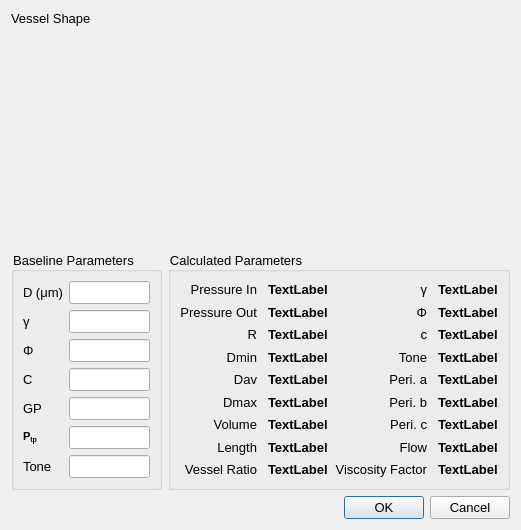
<?xml version="1.0" encoding="UTF-8"?>
<ui version="4.0">
 <class>VesselDlg</class>
 <widget class="QDialog" name="VesselDlg">
  <property name="geometry">
   <rect>
    <x>0</x>
    <y>0</y>
    <width>513</width>
    <height>530</height>
   </rect>
  </property>
  <property name="windowTitle">
   <string>Vessel</string>
  </property>
  <property name="styleSheet">
   <string notr="true">font: 10pt;</string>
  </property>
  <layout class="QGridLayout" name="gridLayout_2">
   <item row="0" column="0" colspan="2">
    <widget class="QLabel" name="label_2">
     <property name="font">
      <font>
       <pointsize>10</pointsize>
       <weight>50</weight>
       <italic>false</italic>
       <bold>false</bold>
      </font>
     </property>
     <property name="text">
      <string>Vessel Shape</string>
     </property>
    </widget>
   </item>
   <item row="1" column="0" colspan="2">
    <widget class="VesselWidget" name="vessel" native="true">
     <property name="sizePolicy">
      <sizepolicy hsizetype="Expanding" vsizetype="Expanding">
       <horstretch>1</horstretch>
       <verstretch>1</verstretch>
      </sizepolicy>
     </property>
    </widget>
   </item>
   <item row="2" column="0">
    <widget class="QGroupBox" name="groupBox">
     <property name="title">
      <string>Baseline Parameters</string>
     </property>
     <layout class="QFormLayout" name="formLayout">
      <property name="fieldGrowthPolicy">
       <enum>QFormLayout::AllNonFixedFieldsGrow</enum>
      </property>
      <item row="0" column="0">
       <widget class="QLabel" name="label">
        <property name="text">
         <string>D (μm)</string>
        </property>
       </widget>
      </item>
      <item row="0" column="1">
       <widget class="QLineEdit" name="D">
        <property name="toolTip">
         <string>&lt;html&gt;&lt;head/&gt;&lt;body&gt;&lt;p&gt;Baseline vessel diamter in micrometers.&lt;/p&gt;&lt;/body&gt;&lt;/html&gt;</string>
        </property>
       </widget>
      </item>
      <item row="1" column="0">
       <widget class="QLabel" name="a_label">
        <property name="text">
         <string>γ</string>
        </property>
       </widget>
      </item>
      <item row="1" column="1">
       <widget class="QLineEdit" name="gamma">
        <property name="toolTip">
         <string>&lt;html&gt;&lt;head/&gt;&lt;body&gt;&lt;p&gt;Gamma is the ratio of the diameter of the fully distended vessel to D&lt;span style=&quot; vertical-align:sub;&quot;&gt;0&lt;/span&gt; (vessel diameter at a transmural pressure (P&lt;span style=&quot; vertical-align:sub;&quot;&gt;tm&lt;/span&gt;) of zero according to the equation &lt;/p&gt;&lt;p&gt;D=Gamma x D&lt;span style=&quot; vertical-align:sub;&quot;&gt;0 &lt;/span&gt;- (Gamma - 1) x D&lt;span style=&quot; vertical-align:sub;&quot;&gt;0&lt;/span&gt; x e&lt;span style=&quot; vertical-align:super;&quot;&gt;-Ptm x Phi/(Gamma - 1)&lt;/span&gt;&lt;/p&gt;&lt;p&gt;By Hillier SC et al. (1993)&lt;/p&gt;&lt;/body&gt;&lt;/html&gt;</string>
        </property>
       </widget>
      </item>
      <item row="2" column="0">
       <widget class="QLabel" name="label_3">
        <property name="text">
         <string>Φ</string>
        </property>
       </widget>
      </item>
      <item row="2" column="1">
       <widget class="QLineEdit" name="phi">
        <property name="toolTip">
         <string>&lt;html&gt;&lt;head/&gt;&lt;body&gt;&lt;p&gt;Phi is the nonlinear coefficient of distensibility according to the equation &lt;/p&gt;&lt;p&gt;D=Gamma x D&lt;span style=&quot; vertical-align:sub;&quot;&gt;0 &lt;/span&gt;- (Gamma - 1) x D&lt;span style=&quot; vertical-align:sub;&quot;&gt;0&lt;/span&gt; x e&lt;span style=&quot; vertical-align:super;&quot;&gt;-Ptm x Phi/(Gamma - 1)&lt;/span&gt;&lt;/p&gt;&lt;p&gt;By Hillier SC et al. (1993)&lt;/p&gt;&lt;/body&gt;&lt;/html&gt;</string>
        </property>
       </widget>
      </item>
      <item row="3" column="0">
       <widget class="QLabel" name="c_label">
        <property name="text">
         <string>C</string>
        </property>
       </widget>
      </item>
      <item row="3" column="1">
       <widget class="QLineEdit" name="c">
        <property name="toolTip">
         <string>&lt;html&gt;&lt;head/&gt;&lt;body&gt;&lt;p&gt;C at present is not used.&lt;/p&gt;&lt;/body&gt;&lt;/html&gt;</string>
        </property>
       </widget>
      </item>
      <item row="4" column="0">
       <widget class="QLabel" name="label_6">
        <property name="text">
         <string>GP</string>
        </property>
       </widget>
      </item>
      <item row="4" column="1">
       <widget class="QLineEdit" name="gp">
        <property name="toolTip">
         <string>&lt;html&gt;&lt;head/&gt;&lt;body&gt;&lt;p&gt;Effective Gravitational Pressure at the specific vessel position.&lt;/p&gt;&lt;/body&gt;&lt;/html&gt;</string>
        </property>
       </widget>
      </item>
      <item row="5" column="0">
       <widget class="QLabel" name="label_10">
        <property name="text">
         <string>&lt;!DOCTYPE HTML PUBLIC &quot;-//W3C//DTD HTML 4.0//EN&quot; &quot;http://www.w3.org/TR/REC-html40/strict.dtd&quot;&gt;
&lt;html&gt;&lt;head&gt;&lt;meta name=&quot;qrichtext&quot; content=&quot;1&quot; /&gt;&lt;style type=&quot;text/css&quot;&gt;
p, li { white-space: pre-wrap; }
&lt;/style&gt;&lt;/head&gt;&lt;body style=&quot; font-family:'MS Shell Dlg 2'; font-size:8pt; font-weight:600; font-style:normal;&quot;&gt;
&lt;p style=&quot; margin-top:0px; margin-bottom:0px; margin-left:0px; margin-right:0px; -qt-block-indent:0; text-indent:0px;&quot;&gt;&lt;span style=&quot; font-family:'Sans Serif';&quot;&gt;P&lt;/span&gt;&lt;span style=&quot; font-family:'Sans Serif'; vertical-align:sub;&quot;&gt;tp&lt;/span&gt;&lt;/p&gt;&lt;/body&gt;&lt;/html&gt;</string>
        </property>
       </widget>
      </item>
      <item row="5" column="1">
       <widget class="QLineEdit" name="ptp">
        <property name="toolTip">
         <string>&lt;html&gt;&lt;head/&gt;&lt;body&gt;&lt;p&gt;Effective Transpulmonary Pressure at specific vessel position calculated as Alveolar Pressure (P&lt;span style=&quot; vertical-align:sub;&quot;&gt;al&lt;/span&gt;) minus corrected (based on vertical position in the model) Pleural Pressure (P&lt;span style=&quot; vertical-align:sub;&quot;&gt;pl&lt;/span&gt;).&lt;/p&gt;&lt;/body&gt;&lt;/html&gt;</string>
        </property>
       </widget>
      </item>
      <item row="6" column="0">
       <widget class="QLabel" name="label_5">
        <property name="text">
         <string>Tone</string>
        </property>
       </widget>
      </item>
      <item row="6" column="1">
       <widget class="QLineEdit" name="tone">
        <property name="toolTip">
         <string>&lt;html&gt;&lt;head/&gt;&lt;body&gt;&lt;p&gt;Smooth muscle Tone (in mmHg) can be added to any vessel.&lt;/p&gt;&lt;/body&gt;&lt;/html&gt;</string>
        </property>
       </widget>
      </item>
     </layout>
    </widget>
   </item>
   <item row="3" column="0" colspan="2">
    <widget class="QDialogButtonBox" name="buttonBox">
     <property name="orientation">
      <enum>Qt::Horizontal</enum>
     </property>
     <property name="standardButtons">
      <set>QDialogButtonBox::Cancel|QDialogButtonBox::Ok</set>
     </property>
    </widget>
   </item>
   <item row="2" column="1">
    <widget class="QGroupBox" name="groupBox_2">
     <property name="title">
      <string>Calculated Parameters</string>
     </property>
     <layout class="QGridLayout" name="gridLayout">
      <item row="5" column="3">
       <widget class="QLabel" name="cperivascular_press_b">
        <property name="styleSheet">
         <string notr="true">font-weight: bold;</string>
        </property>
        <property name="text">
         <string>TextLabel</string>
        </property>
        <property name="margin">
         <number>2</number>
        </property>
        <property name="indent">
         <number>5</number>
        </property>
       </widget>
      </item>
      <item row="1" column="2">
       <widget class="QLabel" name="label_52">
        <property name="text">
         <string>Φ</string>
        </property>
        <property name="alignment">
         <set>Qt::AlignRight|Qt::AlignTrailing|Qt::AlignVCenter</set>
        </property>
       </widget>
      </item>
      <item row="1" column="3">
       <widget class="QLabel" name="cphi">
        <property name="styleSheet">
         <string notr="true">font-weight: bold;</string>
        </property>
        <property name="text">
         <string>TextLabel</string>
        </property>
        <property name="margin">
         <number>2</number>
        </property>
        <property name="indent">
         <number>5</number>
        </property>
       </widget>
      </item>
      <item row="2" column="2">
       <widget class="QLabel" name="label_51">
        <property name="text">
         <string>c</string>
        </property>
        <property name="alignment">
         <set>Qt::AlignRight|Qt::AlignTrailing|Qt::AlignVCenter</set>
        </property>
       </widget>
      </item>
      <item row="2" column="3">
       <widget class="QLabel" name="cc">
        <property name="styleSheet">
         <string notr="true">font-weight: bold;</string>
        </property>
        <property name="text">
         <string>TextLabel</string>
        </property>
        <property name="margin">
         <number>2</number>
        </property>
        <property name="indent">
         <number>5</number>
        </property>
       </widget>
      </item>
      <item row="3" column="2">
       <widget class="QLabel" name="label_46">
        <property name="text">
         <string>Tone</string>
        </property>
        <property name="alignment">
         <set>Qt::AlignRight|Qt::AlignTrailing|Qt::AlignVCenter</set>
        </property>
       </widget>
      </item>
      <item row="3" column="3">
       <widget class="QLabel" name="ctone">
        <property name="styleSheet">
         <string notr="true">font-weight: bold;</string>
        </property>
        <property name="text">
         <string>TextLabel</string>
        </property>
        <property name="margin">
         <number>2</number>
        </property>
        <property name="indent">
         <number>5</number>
        </property>
       </widget>
      </item>
      <item row="4" column="2">
       <widget class="QLabel" name="label_48">
        <property name="text">
         <string>Peri. a</string>
        </property>
        <property name="alignment">
         <set>Qt::AlignRight|Qt::AlignTrailing|Qt::AlignVCenter</set>
        </property>
       </widget>
      </item>
      <item row="4" column="3">
       <widget class="QLabel" name="cperivascular_press_a">
        <property name="styleSheet">
         <string notr="true">font-weight: bold;</string>
        </property>
        <property name="text">
         <string>TextLabel</string>
        </property>
        <property name="margin">
         <number>2</number>
        </property>
        <property name="indent">
         <number>5</number>
        </property>
       </widget>
      </item>
      <item row="5" column="2">
       <widget class="QLabel" name="label_39">
        <property name="text">
         <string>Peri. b</string>
        </property>
        <property name="alignment">
         <set>Qt::AlignRight|Qt::AlignTrailing|Qt::AlignVCenter</set>
        </property>
       </widget>
      </item>
      <item row="6" column="2">
       <widget class="QLabel" name="label_41">
        <property name="text">
         <string>Peri. c</string>
        </property>
        <property name="alignment">
         <set>Qt::AlignRight|Qt::AlignTrailing|Qt::AlignVCenter</set>
        </property>
       </widget>
      </item>
      <item row="6" column="3">
       <widget class="QLabel" name="cperivascular_press_c">
        <property name="styleSheet">
         <string notr="true">font-weight: bold;</string>
        </property>
        <property name="text">
         <string>TextLabel</string>
        </property>
        <property name="margin">
         <number>2</number>
        </property>
        <property name="indent">
         <number>5</number>
        </property>
       </widget>
      </item>
      <item row="0" column="2">
       <widget class="QLabel" name="label_15">
        <property name="text">
         <string>γ</string>
        </property>
        <property name="alignment">
         <set>Qt::AlignRight|Qt::AlignTrailing|Qt::AlignVCenter</set>
        </property>
       </widget>
      </item>
      <item row="0" column="3">
       <widget class="QLabel" name="cgamma">
        <property name="styleSheet">
         <string notr="true">font-weight: bold;</string>
        </property>
        <property name="text">
         <string>TextLabel</string>
        </property>
        <property name="margin">
         <number>2</number>
        </property>
        <property name="indent">
         <number>5</number>
        </property>
       </widget>
      </item>
      <item row="0" column="0">
       <widget class="QLabel" name="label_53">
        <property name="text">
         <string>Pressure In</string>
        </property>
        <property name="alignment">
         <set>Qt::AlignRight|Qt::AlignTrailing|Qt::AlignVCenter</set>
        </property>
       </widget>
      </item>
      <item row="0" column="1">
       <widget class="QLabel" name="cpressure_in">
        <property name="styleSheet">
         <string notr="true">font-weight: bold;</string>
        </property>
        <property name="text">
         <string>TextLabel</string>
        </property>
        <property name="margin">
         <number>2</number>
        </property>
        <property name="indent">
         <number>5</number>
        </property>
       </widget>
      </item>
      <item row="7" column="3">
       <widget class="QLabel" name="cflow">
        <property name="styleSheet">
         <string notr="true">font-weight: bold;</string>
        </property>
        <property name="text">
         <string>TextLabel</string>
        </property>
        <property name="margin">
         <number>2</number>
        </property>
        <property name="indent">
         <number>5</number>
        </property>
       </widget>
      </item>
      <item row="7" column="2">
       <widget class="QLabel" name="label_45">
        <property name="text">
         <string>Flow</string>
        </property>
        <property name="alignment">
         <set>Qt::AlignRight|Qt::AlignTrailing|Qt::AlignVCenter</set>
        </property>
       </widget>
      </item>
      <item row="8" column="3">
       <widget class="QLabel" name="cviscosity_factor">
        <property name="styleSheet">
         <string notr="true">font-weight: bold;</string>
        </property>
        <property name="text">
         <string>TextLabel</string>
        </property>
        <property name="margin">
         <number>2</number>
        </property>
        <property name="indent">
         <number>5</number>
        </property>
       </widget>
      </item>
      <item row="8" column="2">
       <widget class="QLabel" name="label_14">
        <property name="text">
         <string>Viscosity Factor</string>
        </property>
        <property name="alignment">
         <set>Qt::AlignRight|Qt::AlignTrailing|Qt::AlignVCenter</set>
        </property>
       </widget>
      </item>
      <item row="8" column="0">
       <widget class="QLabel" name="label_13">
        <property name="text">
         <string>Vessel Ratio</string>
        </property>
        <property name="alignment">
         <set>Qt::AlignRight|Qt::AlignTrailing|Qt::AlignVCenter</set>
        </property>
       </widget>
      </item>
      <item row="8" column="1">
       <widget class="QLabel" name="cvessel_ratio">
        <property name="styleSheet">
         <string notr="true">font-weight: bold;</string>
        </property>
        <property name="text">
         <string>TextLabel</string>
        </property>
        <property name="margin">
         <number>2</number>
        </property>
        <property name="indent">
         <number>5</number>
        </property>
       </widget>
      </item>
      <item row="7" column="1">
       <widget class="QLabel" name="clength">
        <property name="styleSheet">
         <string notr="true">font-weight: bold;</string>
        </property>
        <property name="text">
         <string>TextLabel</string>
        </property>
        <property name="margin">
         <number>2</number>
        </property>
        <property name="indent">
         <number>5</number>
        </property>
       </widget>
      </item>
      <item row="7" column="0">
       <widget class="QLabel" name="label_12">
        <property name="text">
         <string>Length</string>
        </property>
        <property name="alignment">
         <set>Qt::AlignRight|Qt::AlignTrailing|Qt::AlignVCenter</set>
        </property>
       </widget>
      </item>
      <item row="6" column="1">
       <widget class="QLabel" name="cvolume">
        <property name="styleSheet">
         <string notr="true">font-weight: bold;</string>
        </property>
        <property name="text">
         <string>TextLabel</string>
        </property>
        <property name="margin">
         <number>2</number>
        </property>
        <property name="indent">
         <number>5</number>
        </property>
       </widget>
      </item>
      <item row="6" column="0">
       <widget class="QLabel" name="label_11">
        <property name="text">
         <string>Volume</string>
        </property>
        <property name="alignment">
         <set>Qt::AlignRight|Qt::AlignTrailing|Qt::AlignVCenter</set>
        </property>
       </widget>
      </item>
      <item row="5" column="1">
       <widget class="QLabel" name="cDmax">
        <property name="styleSheet">
         <string notr="true">font-weight: bold;</string>
        </property>
        <property name="text">
         <string>TextLabel</string>
        </property>
        <property name="margin">
         <number>2</number>
        </property>
        <property name="indent">
         <number>5</number>
        </property>
       </widget>
      </item>
      <item row="5" column="0">
       <widget class="QLabel" name="label_9">
        <property name="text">
         <string>Dmax</string>
        </property>
        <property name="alignment">
         <set>Qt::AlignRight|Qt::AlignTrailing|Qt::AlignVCenter</set>
        </property>
       </widget>
      </item>
      <item row="4" column="1">
       <widget class="QLabel" name="cD_calc">
        <property name="styleSheet">
         <string notr="true">font-weight: bold;</string>
        </property>
        <property name="text">
         <string>TextLabel</string>
        </property>
        <property name="margin">
         <number>2</number>
        </property>
        <property name="indent">
         <number>5</number>
        </property>
       </widget>
      </item>
      <item row="4" column="0">
       <widget class="QLabel" name="label_8">
        <property name="text">
         <string>Dav</string>
        </property>
        <property name="alignment">
         <set>Qt::AlignRight|Qt::AlignTrailing|Qt::AlignVCenter</set>
        </property>
       </widget>
      </item>
      <item row="3" column="0">
       <widget class="QLabel" name="label_7">
        <property name="text">
         <string>Dmin</string>
        </property>
        <property name="alignment">
         <set>Qt::AlignRight|Qt::AlignTrailing|Qt::AlignVCenter</set>
        </property>
       </widget>
      </item>
      <item row="3" column="1">
       <widget class="QLabel" name="cDmin">
        <property name="styleSheet">
         <string notr="true">font-weight: bold;</string>
        </property>
        <property name="text">
         <string>TextLabel</string>
        </property>
        <property name="margin">
         <number>2</number>
        </property>
        <property name="indent">
         <number>5</number>
        </property>
       </widget>
      </item>
      <item row="2" column="1">
       <widget class="QLabel" name="cR">
        <property name="styleSheet">
         <string notr="true">font-weight: bold;</string>
        </property>
        <property name="text">
         <string>TextLabel</string>
        </property>
        <property name="margin">
         <number>2</number>
        </property>
        <property name="indent">
         <number>5</number>
        </property>
       </widget>
      </item>
      <item row="2" column="0">
       <widget class="QLabel" name="label_4">
        <property name="text">
         <string>R</string>
        </property>
        <property name="alignment">
         <set>Qt::AlignRight|Qt::AlignTrailing|Qt::AlignVCenter</set>
        </property>
       </widget>
      </item>
      <item row="1" column="0">
       <widget class="QLabel" name="label_16">
        <property name="text">
         <string>Pressure Out</string>
        </property>
        <property name="alignment">
         <set>Qt::AlignRight|Qt::AlignTrailing|Qt::AlignVCenter</set>
        </property>
       </widget>
      </item>
      <item row="1" column="1">
       <widget class="QLabel" name="cpressure_out">
        <property name="styleSheet">
         <string notr="true">font-weight: bold;</string>
        </property>
        <property name="text">
         <string>TextLabel</string>
        </property>
        <property name="margin">
         <number>2</number>
        </property>
        <property name="indent">
         <number>5</number>
        </property>
       </widget>
      </item>
     </layout>
    </widget>
   </item>
  </layout>
 </widget>
 <customwidgets>
  <customwidget>
   <class>VesselWidget</class>
   <extends>QWidget</extends>
   <header>vesselwidget.h</header>
   <container>1</container>
  </customwidget>
 </customwidgets>
 <tabstops>
  <tabstop>D</tabstop>
  <tabstop>gamma</tabstop>
  <tabstop>phi</tabstop>
  <tabstop>c</tabstop>
  <tabstop>gp</tabstop>
  <tabstop>ptp</tabstop>
  <tabstop>tone</tabstop>
  <tabstop>buttonBox</tabstop>
 </tabstops>
 <resources/>
 <connections>
  <connection>
   <sender>buttonBox</sender>
   <signal>accepted()</signal>
   <receiver>VesselDlg</receiver>
   <slot>accept()</slot>
   <hints>
    <hint type="sourcelabel">
     <x>232</x>
     <y>311</y>
    </hint>
    <hint type="destinationlabel">
     <x>157</x>
     <y>274</y>
    </hint>
   </hints>
  </connection>
  <connection>
   <sender>buttonBox</sender>
   <signal>rejected()</signal>
   <receiver>VesselDlg</receiver>
   <slot>reject()</slot>
   <hints>
    <hint type="sourcelabel">
     <x>232</x>
     <y>311</y>
    </hint>
    <hint type="destinationlabel">
     <x>241</x>
     <y>274</y>
    </hint>
   </hints>
  </connection>
 </connections>
</ui>
